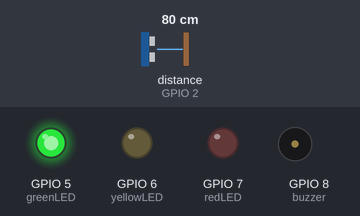
Recording of a sketch running on a simulated ESP32-S3. Parts: output pins drawn as LEDs (lit = HIGH), buzzer (waves = sounding, pin HIGH). Wiring (inferred from the names in the program): ultrasonic range finder: trigger GPIO 1; echo GPIO 2. The test bench sets the inputs (shaded band); at power-on: distance to the obstacle (sensor on GPIO 2) 80 cm. The echo pulse lasts 58.3 µs per cm; WiFi joins after 1.5 s; servers stay silent unless stated; uploads are accepted with an empty reply; pins used as bus, display or sensor lines are not drawn; what the sketch prints to the serial monitor is not drawn.

Above: at 2.7 s.
2.8 s: distance to the obstacle (sensor on GPIO 2) set to 23 cm
6.9 s: distance to the obstacle (sensor on GPIO 2) set to 18 cm
At 8.8 s:
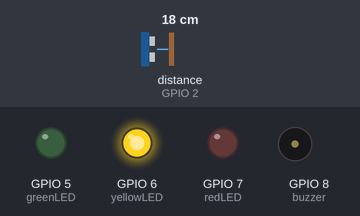
11.0 s: distance to the obstacle (sensor on GPIO 2) set to 12 cm
15.1 s: distance to the obstacle (sensor on GPIO 2) set to 9 cm
At 18.7 s:
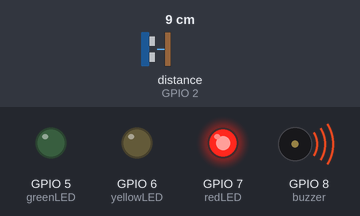
19.2 s: distance to the obstacle (sensor on GPIO 2) set to 35 cm
At 21.2 s:
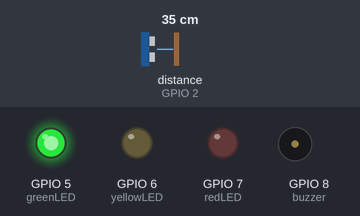
23.3 s: distance to the obstacle (sensor on GPIO 2) set to 2 cm
At 24.9 s:
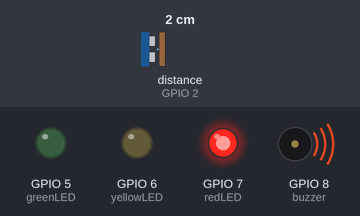
Timing chart, 0 to 26.4 s (numbered marks = the images above; inputs shaded):
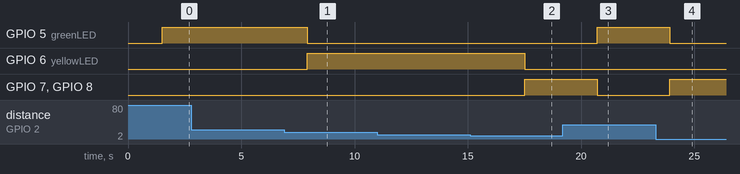

Measured:
- the behaviour switches between 21 and 20 cm on distance to the obstacle (sensor on GPIO 2) (found by bisection; images 0 and 1)
- the behaviour switches between 11 and 10 cm on distance to the obstacle (sensor on GPIO 2) (found by bisection; images 1 and 2)
- after the input at 2.8 s, every drawn part: stays the same
- after the input at 6.9 s, GPIO 5 (greenLED): HIGH → LOW after 1.0 s; GPIO 6 (yellowLED): LOW → HIGH after 1.0 s
- after the input at 11.0 s, every drawn part: stays the same
- after the input at 15.1 s, GPIO 6 (yellowLED): HIGH → LOW after 2.4 s; GPIO 7 (redLED), GPIO 8 (buzzer): LOW → HIGH after 2.4 s
- after the input at 19.2 s, GPIO 5 (greenLED): LOW → HIGH after 1.5 s; GPIO 7 (redLED), GPIO 8 (buzzer): HIGH → LOW after 1.5 s
- after the input at 23.3 s, GPIO 5 (greenLED): HIGH → LOW after 0.62 s; GPIO 7 (redLED), GPIO 8 (buzzer): LOW → HIGH after 0.62 s

The sketch:

ultrasonic_sensor.ino
```cpp
#include <WiFi.h>
#include <HTTPClient.h>

const char* ssid = "MANGOX_5G";
const char* password = "Rokiane";

String serverName = "http://10.20.235.85/ultrasonic/insert.php?distance=";

#define trigPin 1
#define echoPin 2

#define greenLED 5
#define yellowLED 6
#define redLED 7

#define buzzer 8

WiFiClient client;

void setup() {
  Serial.begin(115200);

  pinMode(trigPin, OUTPUT);
  pinMode(echoPin, INPUT);

  pinMode(greenLED, OUTPUT);
  pinMode(yellowLED, OUTPUT);
  pinMode(redLED, OUTPUT);

  pinMode(buzzer, OUTPUT);

  WiFi.begin(ssid, password);

  Serial.print("Connecting to WiFi");

  while (WiFi.status() != WL_CONNECTED) {
    delay(500);
    Serial.print(".");
  }

  Serial.println();
  Serial.println("WiFi Connected");
  Serial.print("IP Address: ");
  Serial.println(WiFi.localIP());
}

void loop() {
  long duration;
  float distance;

  digitalWrite(trigPin, LOW);
  delayMicroseconds(2);

  digitalWrite(trigPin, HIGH);
  delayMicroseconds(10);

  digitalWrite(trigPin, LOW);

  duration = pulseIn(echoPin, HIGH);

  distance = duration * 0.034 / 2;

  Serial.print("Distance: ");
  Serial.print(distance);
  Serial.println(" cm");

  if (distance > 20) {
    digitalWrite(greenLED, HIGH);
    digitalWrite(yellowLED, LOW);
    digitalWrite(redLED, LOW);
    digitalWrite(buzzer, LOW);
  }
  else if (distance > 10 && distance <= 20) {
    digitalWrite(greenLED, LOW);
    digitalWrite(yellowLED, HIGH);
    digitalWrite(redLED, LOW);
    digitalWrite(buzzer, LOW);
  }
  else {
    digitalWrite(greenLED, LOW);
    digitalWrite(yellowLED, LOW);
    digitalWrite(redLED, HIGH);
    digitalWrite(buzzer, HIGH);
  }

  if (WiFi.status() == WL_CONNECTED) {
    HTTPClient http;

    String serverPath = serverName + String(distance);

    http.begin(client, serverPath);

    int httpResponseCode = http.GET();

    Serial.print("HTTP Response Code: ");
    Serial.println(httpResponseCode);

    if (httpResponseCode > 0) {
      String response = http.getString();
      Serial.println(response);
    }

    http.end();
  }
  else {
    Serial.println("WiFi Disconnected");
  }

  delay(3000);
}
```
